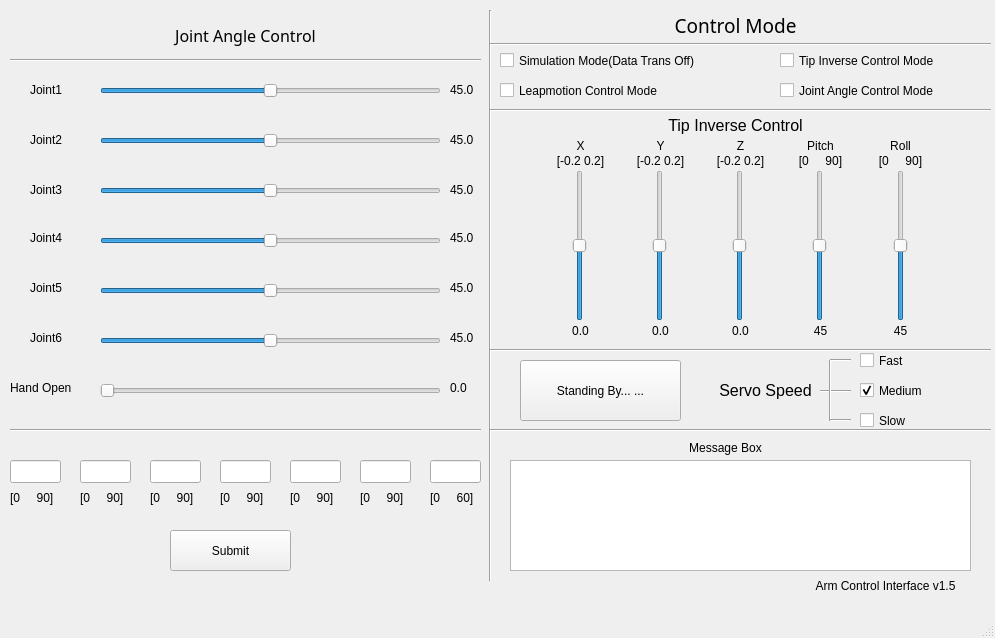
<?xml version="1.0" encoding="UTF-8"?>
<ui version="4.0">
 <class>Mainwindow</class>
 <widget class="QMainWindow" name="Mainwindow">
  <property name="geometry">
   <rect>
    <x>0</x>
    <y>0</y>
    <width>995</width>
    <height>638</height>
   </rect>
  </property>
  <property name="windowTitle">
   <string>Arm Control  Interface</string>
  </property>
  <widget class="QWidget" name="centralwidget">
   <widget class="QPushButton" name="button_standby">
    <property name="geometry">
     <rect>
      <x>520</x>
      <y>360</y>
      <width>161</width>
      <height>61</height>
     </rect>
    </property>
    <property name="text">
     <string>Standing By... ...</string>
    </property>
   </widget>
   <widget class="QSlider" name="slider_joint4">
    <property name="geometry">
     <rect>
      <x>100</x>
      <y>230</y>
      <width>341</width>
      <height>21</height>
     </rect>
    </property>
    <property name="minimum">
     <number>0</number>
    </property>
    <property name="maximum">
     <number>900</number>
    </property>
    <property name="value">
     <number>450</number>
    </property>
    <property name="sliderPosition">
     <number>450</number>
    </property>
    <property name="orientation">
     <enum>Qt::Horizontal</enum>
    </property>
   </widget>
   <widget class="QSlider" name="slider_joint5">
    <property name="geometry">
     <rect>
      <x>100</x>
      <y>280</y>
      <width>341</width>
      <height>21</height>
     </rect>
    </property>
    <property name="minimum">
     <number>0</number>
    </property>
    <property name="maximum">
     <number>900</number>
    </property>
    <property name="value">
     <number>450</number>
    </property>
    <property name="sliderPosition">
     <number>450</number>
    </property>
    <property name="orientation">
     <enum>Qt::Horizontal</enum>
    </property>
   </widget>
   <widget class="QSlider" name="slider_joint6">
    <property name="geometry">
     <rect>
      <x>100</x>
      <y>330</y>
      <width>341</width>
      <height>21</height>
     </rect>
    </property>
    <property name="minimum">
     <number>0</number>
    </property>
    <property name="maximum">
     <number>900</number>
    </property>
    <property name="value">
     <number>450</number>
    </property>
    <property name="sliderPosition">
     <number>450</number>
    </property>
    <property name="orientation">
     <enum>Qt::Horizontal</enum>
    </property>
   </widget>
   <widget class="QLabel" name="label_joint1">
    <property name="geometry">
     <rect>
      <x>30</x>
      <y>80</y>
      <width>51</width>
      <height>20</height>
     </rect>
    </property>
    <property name="text">
     <string>Joint1</string>
    </property>
    <property name="textFormat">
     <enum>Qt::AutoText</enum>
    </property>
    <property name="scaledContents">
     <bool>false</bool>
    </property>
    <property name="alignment">
     <set>Qt::AlignLeading|Qt::AlignLeft|Qt::AlignVCenter</set>
    </property>
    <property name="wordWrap">
     <bool>false</bool>
    </property>
    <property name="margin">
     <number>0</number>
    </property>
    <property name="indent">
     <number>0</number>
    </property>
   </widget>
   <widget class="QLabel" name="label_joint2">
    <property name="geometry">
     <rect>
      <x>30</x>
      <y>130</y>
      <width>51</width>
      <height>20</height>
     </rect>
    </property>
    <property name="text">
     <string>Joint2</string>
    </property>
    <property name="textFormat">
     <enum>Qt::AutoText</enum>
    </property>
    <property name="scaledContents">
     <bool>false</bool>
    </property>
    <property name="alignment">
     <set>Qt::AlignLeading|Qt::AlignLeft|Qt::AlignVCenter</set>
    </property>
    <property name="wordWrap">
     <bool>false</bool>
    </property>
    <property name="margin">
     <number>0</number>
    </property>
    <property name="indent">
     <number>0</number>
    </property>
   </widget>
   <widget class="QLabel" name="label_joint3">
    <property name="geometry">
     <rect>
      <x>30</x>
      <y>180</y>
      <width>51</width>
      <height>20</height>
     </rect>
    </property>
    <property name="text">
     <string>Joint3</string>
    </property>
    <property name="textFormat">
     <enum>Qt::AutoText</enum>
    </property>
    <property name="scaledContents">
     <bool>false</bool>
    </property>
    <property name="alignment">
     <set>Qt::AlignLeading|Qt::AlignLeft|Qt::AlignVCenter</set>
    </property>
    <property name="wordWrap">
     <bool>false</bool>
    </property>
    <property name="margin">
     <number>0</number>
    </property>
    <property name="indent">
     <number>0</number>
    </property>
   </widget>
   <widget class="QLabel" name="label_joint4">
    <property name="geometry">
     <rect>
      <x>30</x>
      <y>230</y>
      <width>51</width>
      <height>16</height>
     </rect>
    </property>
    <property name="text">
     <string>Joint4</string>
    </property>
    <property name="textFormat">
     <enum>Qt::AutoText</enum>
    </property>
    <property name="scaledContents">
     <bool>false</bool>
    </property>
    <property name="wordWrap">
     <bool>false</bool>
    </property>
    <property name="margin">
     <number>0</number>
    </property>
    <property name="indent">
     <number>0</number>
    </property>
   </widget>
   <widget class="QLabel" name="label_joint5">
    <property name="geometry">
     <rect>
      <x>30</x>
      <y>280</y>
      <width>51</width>
      <height>16</height>
     </rect>
    </property>
    <property name="text">
     <string>Joint5</string>
    </property>
    <property name="textFormat">
     <enum>Qt::AutoText</enum>
    </property>
    <property name="scaledContents">
     <bool>false</bool>
    </property>
    <property name="wordWrap">
     <bool>false</bool>
    </property>
    <property name="margin">
     <number>0</number>
    </property>
    <property name="indent">
     <number>0</number>
    </property>
   </widget>
   <widget class="QLabel" name="label_joint6">
    <property name="geometry">
     <rect>
      <x>30</x>
      <y>330</y>
      <width>51</width>
      <height>16</height>
     </rect>
    </property>
    <property name="text">
     <string>Joint6</string>
    </property>
    <property name="textFormat">
     <enum>Qt::AutoText</enum>
    </property>
    <property name="scaledContents">
     <bool>false</bool>
    </property>
    <property name="wordWrap">
     <bool>false</bool>
    </property>
    <property name="margin">
     <number>0</number>
    </property>
    <property name="indent">
     <number>0</number>
    </property>
   </widget>
   <widget class="QLabel" name="textlabel_joint1">
    <property name="geometry">
     <rect>
      <x>450</x>
      <y>80</y>
      <width>31</width>
      <height>20</height>
     </rect>
    </property>
    <property name="layoutDirection">
     <enum>Qt::LeftToRight</enum>
    </property>
    <property name="text">
     <string>45.0</string>
    </property>
    <property name="scaledContents">
     <bool>false</bool>
    </property>
    <property name="alignment">
     <set>Qt::AlignLeading|Qt::AlignLeft|Qt::AlignVCenter</set>
    </property>
   </widget>
   <widget class="QLabel" name="textlabel_joint2">
    <property name="geometry">
     <rect>
      <x>450</x>
      <y>130</y>
      <width>31</width>
      <height>20</height>
     </rect>
    </property>
    <property name="text">
     <string>45.0</string>
    </property>
    <property name="alignment">
     <set>Qt::AlignLeading|Qt::AlignLeft|Qt::AlignVCenter</set>
    </property>
   </widget>
   <widget class="QLabel" name="textlabel_joint3">
    <property name="geometry">
     <rect>
      <x>450</x>
      <y>180</y>
      <width>31</width>
      <height>20</height>
     </rect>
    </property>
    <property name="text">
     <string>45.0</string>
    </property>
    <property name="alignment">
     <set>Qt::AlignLeading|Qt::AlignLeft|Qt::AlignVCenter</set>
    </property>
   </widget>
   <widget class="QLabel" name="textlabel_joint4">
    <property name="geometry">
     <rect>
      <x>450</x>
      <y>230</y>
      <width>31</width>
      <height>16</height>
     </rect>
    </property>
    <property name="text">
     <string>45.0</string>
    </property>
   </widget>
   <widget class="QLabel" name="textlabel_joint5">
    <property name="geometry">
     <rect>
      <x>450</x>
      <y>280</y>
      <width>31</width>
      <height>16</height>
     </rect>
    </property>
    <property name="text">
     <string>45.0</string>
    </property>
   </widget>
   <widget class="QLabel" name="textlabel_joint6">
    <property name="geometry">
     <rect>
      <x>450</x>
      <y>330</y>
      <width>31</width>
      <height>16</height>
     </rect>
    </property>
    <property name="text">
     <string>45.0</string>
    </property>
   </widget>
   <widget class="QLabel" name="label_Joint_Angle_Control">
    <property name="geometry">
     <rect>
      <x>150</x>
      <y>10</y>
      <width>191</width>
      <height>51</height>
     </rect>
    </property>
    <property name="font">
     <font>
      <family>Sans Serif</family>
      <pointsize>12</pointsize>
      <italic>false</italic>
     </font>
    </property>
    <property name="text">
     <string>Joint Angle Control</string>
    </property>
    <property name="textFormat">
     <enum>Qt::AutoText</enum>
    </property>
    <property name="alignment">
     <set>Qt::AlignCenter</set>
    </property>
    <property name="wordWrap">
     <bool>false</bool>
    </property>
    <property name="margin">
     <number>0</number>
    </property>
    <property name="textInteractionFlags">
     <set>Qt::LinksAccessibleByMouse</set>
    </property>
   </widget>
   <widget class="QLabel" name="label_hand_open">
    <property name="geometry">
     <rect>
      <x>10</x>
      <y>380</y>
      <width>81</width>
      <height>16</height>
     </rect>
    </property>
    <property name="text">
     <string>Hand Open</string>
    </property>
    <property name="textFormat">
     <enum>Qt::AutoText</enum>
    </property>
    <property name="scaledContents">
     <bool>false</bool>
    </property>
    <property name="wordWrap">
     <bool>false</bool>
    </property>
    <property name="margin">
     <number>0</number>
    </property>
    <property name="indent">
     <number>0</number>
    </property>
   </widget>
   <widget class="QSlider" name="slider_hand_open">
    <property name="geometry">
     <rect>
      <x>100</x>
      <y>380</y>
      <width>341</width>
      <height>21</height>
     </rect>
    </property>
    <property name="minimum">
     <number>0</number>
    </property>
    <property name="maximum">
     <number>600</number>
    </property>
    <property name="orientation">
     <enum>Qt::Horizontal</enum>
    </property>
   </widget>
   <widget class="QLabel" name="textlabel_hand_open">
    <property name="geometry">
     <rect>
      <x>450</x>
      <y>380</y>
      <width>31</width>
      <height>16</height>
     </rect>
    </property>
    <property name="text">
     <string>0.0</string>
    </property>
   </widget>
   <widget class="QLineEdit" name="lineEdit_joint1">
    <property name="geometry">
     <rect>
      <x>10</x>
      <y>460</y>
      <width>51</width>
      <height>23</height>
     </rect>
    </property>
    <property name="alignment">
     <set>Qt::AlignCenter</set>
    </property>
   </widget>
   <widget class="QLineEdit" name="lineEdit_joint2">
    <property name="geometry">
     <rect>
      <x>80</x>
      <y>460</y>
      <width>51</width>
      <height>23</height>
     </rect>
    </property>
    <property name="alignment">
     <set>Qt::AlignCenter</set>
    </property>
   </widget>
   <widget class="QLineEdit" name="lineEdit_joint3">
    <property name="geometry">
     <rect>
      <x>150</x>
      <y>460</y>
      <width>51</width>
      <height>23</height>
     </rect>
    </property>
    <property name="alignment">
     <set>Qt::AlignCenter</set>
    </property>
   </widget>
   <widget class="QLineEdit" name="lineEdit_joint4">
    <property name="geometry">
     <rect>
      <x>220</x>
      <y>460</y>
      <width>51</width>
      <height>23</height>
     </rect>
    </property>
    <property name="alignment">
     <set>Qt::AlignCenter</set>
    </property>
   </widget>
   <widget class="QLineEdit" name="lineEdit_joint5">
    <property name="geometry">
     <rect>
      <x>290</x>
      <y>460</y>
      <width>51</width>
      <height>23</height>
     </rect>
    </property>
    <property name="alignment">
     <set>Qt::AlignCenter</set>
    </property>
   </widget>
   <widget class="QLineEdit" name="lineEdit_joint6">
    <property name="geometry">
     <rect>
      <x>360</x>
      <y>460</y>
      <width>51</width>
      <height>23</height>
     </rect>
    </property>
    <property name="alignment">
     <set>Qt::AlignCenter</set>
    </property>
   </widget>
   <widget class="QLineEdit" name="lineEdit_hand_open">
    <property name="geometry">
     <rect>
      <x>430</x>
      <y>460</y>
      <width>51</width>
      <height>23</height>
     </rect>
    </property>
    <property name="alignment">
     <set>Qt::AlignCenter</set>
    </property>
   </widget>
   <widget class="QPushButton" name="pushButton_angle_submit">
    <property name="geometry">
     <rect>
      <x>170</x>
      <y>530</y>
      <width>121</width>
      <height>41</height>
     </rect>
    </property>
    <property name="text">
     <string>Submit</string>
    </property>
   </widget>
   <widget class="QLabel" name="label_joint1_limit">
    <property name="geometry">
     <rect>
      <x>10</x>
      <y>490</y>
      <width>55</width>
      <height>16</height>
     </rect>
    </property>
    <property name="text">
     <string>[0     90]</string>
    </property>
   </widget>
   <widget class="QLabel" name="label_joint2_limit">
    <property name="geometry">
     <rect>
      <x>80</x>
      <y>490</y>
      <width>55</width>
      <height>16</height>
     </rect>
    </property>
    <property name="text">
     <string>[0     90]</string>
    </property>
   </widget>
   <widget class="QLabel" name="label_joint3_limit">
    <property name="geometry">
     <rect>
      <x>150</x>
      <y>490</y>
      <width>55</width>
      <height>16</height>
     </rect>
    </property>
    <property name="text">
     <string>[0     90]</string>
    </property>
   </widget>
   <widget class="QLabel" name="label_joint4_limit">
    <property name="geometry">
     <rect>
      <x>220</x>
      <y>490</y>
      <width>55</width>
      <height>16</height>
     </rect>
    </property>
    <property name="text">
     <string>[0     90]</string>
    </property>
   </widget>
   <widget class="QLabel" name="label_joint5_limit">
    <property name="geometry">
     <rect>
      <x>290</x>
      <y>490</y>
      <width>55</width>
      <height>16</height>
     </rect>
    </property>
    <property name="text">
     <string>[0     90]</string>
    </property>
   </widget>
   <widget class="QLabel" name="label_joint6_limit">
    <property name="geometry">
     <rect>
      <x>360</x>
      <y>490</y>
      <width>61</width>
      <height>16</height>
     </rect>
    </property>
    <property name="text">
     <string>[0     90]</string>
    </property>
   </widget>
   <widget class="QLabel" name="label_hand_open_limit">
    <property name="geometry">
     <rect>
      <x>430</x>
      <y>490</y>
      <width>55</width>
      <height>16</height>
     </rect>
    </property>
    <property name="text">
     <string>[0     60]</string>
    </property>
   </widget>
   <widget class="QTextBrowser" name="textBrowser">
    <property name="geometry">
     <rect>
      <x>510</x>
      <y>460</y>
      <width>461</width>
      <height>111</height>
     </rect>
    </property>
   </widget>
   <widget class="Line" name="line_4">
    <property name="geometry">
     <rect>
      <x>470</x>
      <y>10</y>
      <width>41</width>
      <height>571</height>
     </rect>
    </property>
    <property name="layoutDirection">
     <enum>Qt::LeftToRight</enum>
    </property>
    <property name="orientation">
     <enum>Qt::Vertical</enum>
    </property>
   </widget>
   <widget class="Line" name="line_1">
    <property name="geometry">
     <rect>
      <x>10</x>
      <y>50</y>
      <width>471</width>
      <height>20</height>
     </rect>
    </property>
    <property name="orientation">
     <enum>Qt::Horizontal</enum>
    </property>
   </widget>
   <widget class="Line" name="line_3">
    <property name="geometry">
     <rect>
      <x>10</x>
      <y>420</y>
      <width>471</width>
      <height>20</height>
     </rect>
    </property>
    <property name="orientation">
     <enum>Qt::Horizontal</enum>
    </property>
   </widget>
   <widget class="QLabel" name="label_version">
    <property name="geometry">
     <rect>
      <x>780</x>
      <y>570</y>
      <width>211</width>
      <height>31</height>
     </rect>
    </property>
    <property name="text">
     <string>Arm Control Interface v1.5</string>
    </property>
    <property name="alignment">
     <set>Qt::AlignCenter</set>
    </property>
   </widget>
   <widget class="Line" name="line_5">
    <property name="geometry">
     <rect>
      <x>490</x>
      <y>420</y>
      <width>501</width>
      <height>21</height>
     </rect>
    </property>
    <property name="orientation">
     <enum>Qt::Horizontal</enum>
    </property>
   </widget>
   <widget class="QLabel" name="label">
    <property name="geometry">
     <rect>
      <x>620</x>
      <y>440</y>
      <width>211</width>
      <height>16</height>
     </rect>
    </property>
    <property name="text">
     <string>Message Box</string>
    </property>
    <property name="alignment">
     <set>Qt::AlignCenter</set>
    </property>
   </widget>
   <widget class="QCheckBox" name="checkBox_simulation_mode">
    <property name="enabled">
     <bool>true</bool>
    </property>
    <property name="geometry">
     <rect>
      <x>500</x>
      <y>50</y>
      <width>261</width>
      <height>21</height>
     </rect>
    </property>
    <property name="text">
     <string>Simulation Mode(Data Trans Off)</string>
    </property>
    <property name="checked">
     <bool>false</bool>
    </property>
   </widget>
   <widget class="QCheckBox" name="checkBox_Leapmotion_mode">
    <property name="geometry">
     <rect>
      <x>500</x>
      <y>80</y>
      <width>181</width>
      <height>21</height>
     </rect>
    </property>
    <property name="text">
     <string>Leapmotion Control Mode</string>
    </property>
    <property name="checked">
     <bool>false</bool>
    </property>
   </widget>
   <widget class="QCheckBox" name="checkBox_joint_angle_control_mode">
    <property name="geometry">
     <rect>
      <x>780</x>
      <y>80</y>
      <width>221</width>
      <height>21</height>
     </rect>
    </property>
    <property name="text">
     <string>Joint Angle Control Mode</string>
    </property>
    <property name="checked">
     <bool>false</bool>
    </property>
   </widget>
   <widget class="QCheckBox" name="checkBox_tip_inverse_control_mode">
    <property name="geometry">
     <rect>
      <x>780</x>
      <y>50</y>
      <width>201</width>
      <height>21</height>
     </rect>
    </property>
    <property name="text">
     <string>Tip Inverse Control Mode</string>
    </property>
    <property name="checked">
     <bool>false</bool>
    </property>
   </widget>
   <widget class="Line" name="line_6">
    <property name="geometry">
     <rect>
      <x>490</x>
      <y>340</y>
      <width>501</width>
      <height>20</height>
     </rect>
    </property>
    <property name="orientation">
     <enum>Qt::Horizontal</enum>
    </property>
   </widget>
   <widget class="QLabel" name="label_control_model">
    <property name="geometry">
     <rect>
      <x>510</x>
      <y>10</y>
      <width>451</width>
      <height>31</height>
     </rect>
    </property>
    <property name="font">
     <font>
      <family>Sans Serif</family>
      <pointsize>14</pointsize>
      <weight>50</weight>
      <bold>false</bold>
      <strikeout>false</strikeout>
      <kerning>true</kerning>
     </font>
    </property>
    <property name="text">
     <string>Control Mode</string>
    </property>
    <property name="alignment">
     <set>Qt::AlignCenter</set>
    </property>
   </widget>
   <widget class="QLabel" name="label_2">
    <property name="geometry">
     <rect>
      <x>710</x>
      <y>370</y>
      <width>111</width>
      <height>41</height>
     </rect>
    </property>
    <property name="font">
     <font>
      <pointsize>12</pointsize>
     </font>
    </property>
    <property name="text">
     <string>Servo Speed</string>
    </property>
    <property name="alignment">
     <set>Qt::AlignCenter</set>
    </property>
   </widget>
   <widget class="QCheckBox" name="checkBox_servo_speed_fast">
    <property name="geometry">
     <rect>
      <x>860</x>
      <y>345</y>
      <width>85</width>
      <height>31</height>
     </rect>
    </property>
    <property name="text">
     <string>Fast</string>
    </property>
   </widget>
   <widget class="QCheckBox" name="checkBox_servo_speed_Medium">
    <property name="geometry">
     <rect>
      <x>860</x>
      <y>375</y>
      <width>85</width>
      <height>31</height>
     </rect>
    </property>
    <property name="text">
     <string>Medium</string>
    </property>
    <property name="checked">
     <bool>true</bool>
    </property>
   </widget>
   <widget class="QCheckBox" name="checkBox_servo_speed_Slow">
    <property name="geometry">
     <rect>
      <x>860</x>
      <y>410</y>
      <width>85</width>
      <height>21</height>
     </rect>
    </property>
    <property name="text">
     <string>Slow</string>
    </property>
   </widget>
   <widget class="Line" name="line_7">
    <property name="geometry">
     <rect>
      <x>490</x>
      <y>29</y>
      <width>501</width>
      <height>31</height>
     </rect>
    </property>
    <property name="orientation">
     <enum>Qt::Horizontal</enum>
    </property>
   </widget>
   <widget class="Line" name="line_8">
    <property name="geometry">
     <rect>
      <x>490</x>
      <y>100</y>
      <width>501</width>
      <height>20</height>
     </rect>
    </property>
    <property name="orientation">
     <enum>Qt::Horizontal</enum>
    </property>
   </widget>
   <widget class="Line" name="line">
    <property name="geometry">
     <rect>
      <x>820</x>
      <y>381</y>
      <width>31</width>
      <height>20</height>
     </rect>
    </property>
    <property name="orientation">
     <enum>Qt::Horizontal</enum>
    </property>
   </widget>
   <widget class="Line" name="line_2">
    <property name="geometry">
     <rect>
      <x>820</x>
      <y>360</y>
      <width>21</width>
      <height>61</height>
     </rect>
    </property>
    <property name="orientation">
     <enum>Qt::Vertical</enum>
    </property>
   </widget>
   <widget class="Line" name="line_9">
    <property name="geometry">
     <rect>
      <x>830</x>
      <y>350</y>
      <width>21</width>
      <height>20</height>
     </rect>
    </property>
    <property name="orientation">
     <enum>Qt::Horizontal</enum>
    </property>
   </widget>
   <widget class="Line" name="line_10">
    <property name="geometry">
     <rect>
      <x>830</x>
      <y>410</y>
      <width>21</width>
      <height>20</height>
     </rect>
    </property>
    <property name="orientation">
     <enum>Qt::Horizontal</enum>
    </property>
   </widget>
   <widget class="QLabel" name="label_tip_inverse_control">
    <property name="geometry">
     <rect>
      <x>570</x>
      <y>115</y>
      <width>331</width>
      <height>20</height>
     </rect>
    </property>
    <property name="font">
     <font>
      <pointsize>12</pointsize>
     </font>
    </property>
    <property name="text">
     <string>Tip Inverse Control</string>
    </property>
    <property name="alignment">
     <set>Qt::AlignCenter</set>
    </property>
   </widget>
   <widget class="QSlider" name="verticalSlider_tip_inverse_x">
    <property name="geometry">
     <rect>
      <x>570</x>
      <y>170</y>
      <width>20</width>
      <height>151</height>
     </rect>
    </property>
    <property name="minimum">
     <number>-20</number>
    </property>
    <property name="maximum">
     <number>20</number>
    </property>
    <property name="orientation">
     <enum>Qt::Vertical</enum>
    </property>
   </widget>
   <widget class="QSlider" name="verticalSlider_tip_inverse_y">
    <property name="geometry">
     <rect>
      <x>650</x>
      <y>170</y>
      <width>20</width>
      <height>151</height>
     </rect>
    </property>
    <property name="minimum">
     <number>-20</number>
    </property>
    <property name="maximum">
     <number>20</number>
    </property>
    <property name="orientation">
     <enum>Qt::Vertical</enum>
    </property>
   </widget>
   <widget class="QSlider" name="verticalSlider_tip_inverse_z">
    <property name="geometry">
     <rect>
      <x>730</x>
      <y>170</y>
      <width>20</width>
      <height>151</height>
     </rect>
    </property>
    <property name="minimum">
     <number>-20</number>
    </property>
    <property name="maximum">
     <number>20</number>
    </property>
    <property name="orientation">
     <enum>Qt::Vertical</enum>
    </property>
   </widget>
   <widget class="QSlider" name="verticalSlider_tip_inverse_pitch">
    <property name="geometry">
     <rect>
      <x>810</x>
      <y>170</y>
      <width>20</width>
      <height>151</height>
     </rect>
    </property>
    <property name="minimum">
     <number>0</number>
    </property>
    <property name="maximum">
     <number>90</number>
    </property>
    <property name="sliderPosition">
     <number>45</number>
    </property>
    <property name="orientation">
     <enum>Qt::Vertical</enum>
    </property>
   </widget>
   <widget class="QSlider" name="verticalSlider_tip_inverse_roll">
    <property name="geometry">
     <rect>
      <x>890</x>
      <y>170</y>
      <width>21</width>
      <height>151</height>
     </rect>
    </property>
    <property name="minimum">
     <number>0</number>
    </property>
    <property name="maximum">
     <number>90</number>
    </property>
    <property name="sliderPosition">
     <number>45</number>
    </property>
    <property name="orientation">
     <enum>Qt::Vertical</enum>
    </property>
   </widget>
   <widget class="QLabel" name="label_tip_inverse_x">
    <property name="geometry">
     <rect>
      <x>560</x>
      <y>135</y>
      <width>41</width>
      <height>21</height>
     </rect>
    </property>
    <property name="text">
     <string>X</string>
    </property>
    <property name="alignment">
     <set>Qt::AlignCenter</set>
    </property>
   </widget>
   <widget class="QLabel" name="label_tip_inverse_limit_x">
    <property name="geometry">
     <rect>
      <x>550</x>
      <y>150</y>
      <width>61</width>
      <height>21</height>
     </rect>
    </property>
    <property name="text">
     <string>[-0.2 0.2]</string>
    </property>
    <property name="alignment">
     <set>Qt::AlignCenter</set>
    </property>
   </widget>
   <widget class="QLabel" name="label_tip_inverse_y">
    <property name="geometry">
     <rect>
      <x>640</x>
      <y>136</y>
      <width>41</width>
      <height>20</height>
     </rect>
    </property>
    <property name="text">
     <string>Y</string>
    </property>
    <property name="alignment">
     <set>Qt::AlignCenter</set>
    </property>
   </widget>
   <widget class="QLabel" name="label_tip_inverse_z">
    <property name="geometry">
     <rect>
      <x>720</x>
      <y>136</y>
      <width>41</width>
      <height>20</height>
     </rect>
    </property>
    <property name="text">
     <string>Z</string>
    </property>
    <property name="alignment">
     <set>Qt::AlignCenter</set>
    </property>
   </widget>
   <widget class="QLabel" name="label_tip_inverse_pitch">
    <property name="geometry">
     <rect>
      <x>800</x>
      <y>135</y>
      <width>41</width>
      <height>21</height>
     </rect>
    </property>
    <property name="text">
     <string>Pitch</string>
    </property>
    <property name="alignment">
     <set>Qt::AlignCenter</set>
    </property>
   </widget>
   <widget class="QLabel" name="label_tip_inverse_roll">
    <property name="geometry">
     <rect>
      <x>880</x>
      <y>135</y>
      <width>41</width>
      <height>21</height>
     </rect>
    </property>
    <property name="text">
     <string>Roll</string>
    </property>
    <property name="alignment">
     <set>Qt::AlignCenter</set>
    </property>
   </widget>
   <widget class="QLabel" name="label_tip_inverse_limit_x_2">
    <property name="geometry">
     <rect>
      <x>630</x>
      <y>150</y>
      <width>61</width>
      <height>21</height>
     </rect>
    </property>
    <property name="text">
     <string>[-0.2 0.2]</string>
    </property>
    <property name="alignment">
     <set>Qt::AlignCenter</set>
    </property>
   </widget>
   <widget class="QLabel" name="label_tip_inverse_limit_x_3">
    <property name="geometry">
     <rect>
      <x>710</x>
      <y>150</y>
      <width>61</width>
      <height>21</height>
     </rect>
    </property>
    <property name="text">
     <string>[-0.2 0.2]</string>
    </property>
    <property name="alignment">
     <set>Qt::AlignCenter</set>
    </property>
   </widget>
   <widget class="QLabel" name="label_tip_inverse_limit_x_4">
    <property name="geometry">
     <rect>
      <x>790</x>
      <y>150</y>
      <width>61</width>
      <height>21</height>
     </rect>
    </property>
    <property name="text">
     <string>[0     90]</string>
    </property>
    <property name="alignment">
     <set>Qt::AlignCenter</set>
    </property>
   </widget>
   <widget class="QLabel" name="label_tip_inverse_limit_x_5">
    <property name="geometry">
     <rect>
      <x>870</x>
      <y>150</y>
      <width>61</width>
      <height>21</height>
     </rect>
    </property>
    <property name="text">
     <string>[0     90]</string>
    </property>
    <property name="alignment">
     <set>Qt::AlignCenter</set>
    </property>
   </widget>
   <widget class="QLabel" name="textlabel_tip_inverse_x">
    <property name="geometry">
     <rect>
      <x>560</x>
      <y>320</y>
      <width>41</width>
      <height>21</height>
     </rect>
    </property>
    <property name="text">
     <string>0.0</string>
    </property>
    <property name="alignment">
     <set>Qt::AlignCenter</set>
    </property>
   </widget>
   <widget class="QLabel" name="textlabel_tip_inverse_y">
    <property name="geometry">
     <rect>
      <x>640</x>
      <y>320</y>
      <width>41</width>
      <height>21</height>
     </rect>
    </property>
    <property name="text">
     <string>0.0</string>
    </property>
    <property name="alignment">
     <set>Qt::AlignCenter</set>
    </property>
   </widget>
   <widget class="QLabel" name="textlabel_tip_inverse_z">
    <property name="geometry">
     <rect>
      <x>720</x>
      <y>320</y>
      <width>41</width>
      <height>21</height>
     </rect>
    </property>
    <property name="text">
     <string>0.0</string>
    </property>
    <property name="alignment">
     <set>Qt::AlignCenter</set>
    </property>
   </widget>
   <widget class="QLabel" name="textlabel_tip_inverse_pitch">
    <property name="geometry">
     <rect>
      <x>800</x>
      <y>320</y>
      <width>41</width>
      <height>21</height>
     </rect>
    </property>
    <property name="text">
     <string>45</string>
    </property>
    <property name="alignment">
     <set>Qt::AlignCenter</set>
    </property>
   </widget>
   <widget class="QLabel" name="textlabel_tip_inverse_roll">
    <property name="geometry">
     <rect>
      <x>880</x>
      <y>320</y>
      <width>41</width>
      <height>21</height>
     </rect>
    </property>
    <property name="text">
     <string>45</string>
    </property>
    <property name="alignment">
     <set>Qt::AlignCenter</set>
    </property>
   </widget>
   <widget class="QSlider" name="slider_joint1">
    <property name="enabled">
     <bool>true</bool>
    </property>
    <property name="geometry">
     <rect>
      <x>100</x>
      <y>80</y>
      <width>341</width>
      <height>21</height>
     </rect>
    </property>
    <property name="minimum">
     <number>0</number>
    </property>
    <property name="maximum">
     <number>900</number>
    </property>
    <property name="value">
     <number>450</number>
    </property>
    <property name="sliderPosition">
     <number>450</number>
    </property>
    <property name="orientation">
     <enum>Qt::Horizontal</enum>
    </property>
   </widget>
   <widget class="QSlider" name="slider_joint2">
    <property name="geometry">
     <rect>
      <x>100</x>
      <y>130</y>
      <width>341</width>
      <height>21</height>
     </rect>
    </property>
    <property name="minimum">
     <number>0</number>
    </property>
    <property name="maximum">
     <number>900</number>
    </property>
    <property name="value">
     <number>450</number>
    </property>
    <property name="sliderPosition">
     <number>450</number>
    </property>
    <property name="orientation">
     <enum>Qt::Horizontal</enum>
    </property>
   </widget>
   <widget class="QSlider" name="slider_joint3">
    <property name="geometry">
     <rect>
      <x>100</x>
      <y>180</y>
      <width>341</width>
      <height>21</height>
     </rect>
    </property>
    <property name="minimum">
     <number>0</number>
    </property>
    <property name="maximum">
     <number>900</number>
    </property>
    <property name="value">
     <number>450</number>
    </property>
    <property name="sliderPosition">
     <number>450</number>
    </property>
    <property name="orientation">
     <enum>Qt::Horizontal</enum>
    </property>
   </widget>
  </widget>
  <widget class="QMenuBar" name="menubar">
   <property name="geometry">
    <rect>
     <x>0</x>
     <y>0</y>
     <width>995</width>
     <height>20</height>
    </rect>
   </property>
  </widget>
  <widget class="QStatusBar" name="statusbar"/>
 </widget>
 <resources/>
 <connections/>
</ui>
